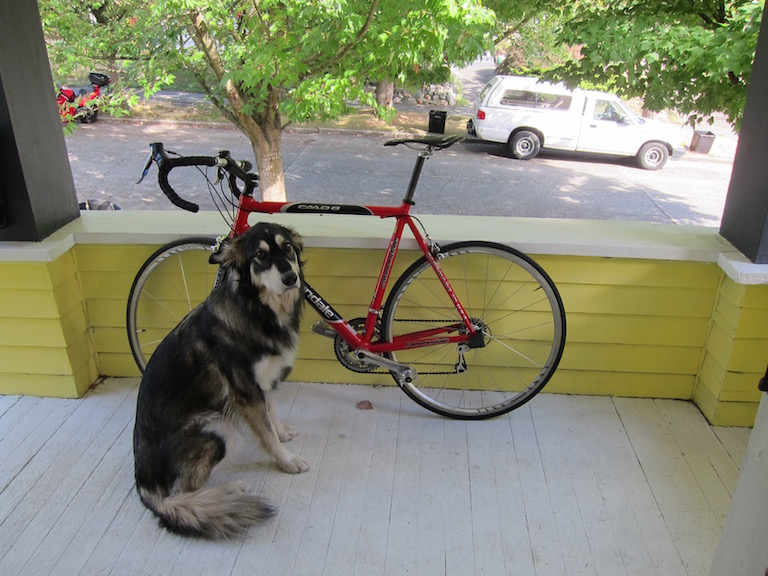
#> input picture darknet/build/darknet/x64/data/dog.jpg, 768 x 576 px; its folder holds only this picture in this run
$ python -i slice_ims.py   (imports and definitions only)   (older library calls are emulated)
#> lines starting #> are read from the running program, lines starting #| are printed output that depends on the picture; after the words box and inside, x2 and y2 are one past the last pixel; in counts of white or black regions, pixels touching at a corner belong together
import os

import cv2
import skimage.io
import time
import shutil


# [61 lines left out: function split_test_im, not called in this run]


def slice_im(image_path, out_name, out_dir, sliceHeight=256, sliceWidth=256,
             zero_frac_thresh=0.2, overlap=0.2, slice_sep='|',
             out_ext='.png', verbose=False):

    """
    Slice a large image into smaller windows

    Arguments
    ---------
    image_path : str
        Location of image to slice
    out_name : str
        Root name of output files (coordinates will be appended to this)
    out_dir : str
        Output directory
    sliceHeight : int
        Height of each slice.  Defaults to ``256``.
    sliceWidth : int
        Width of each slice.  Defaults to ``256``.
    zero_frac_thresh : float
        Maximum fraction of window that is allowed to be zeros or null.
        Defaults to ``0.2``.
    overlap : float
        Fractional overlap of each window (e.g. an overlap of 0.2 for a window
        of size 256 yields an overlap of 51 pixels).
        Default to ``0.2``.
    slice_sep : str
        Character used to separate outname from coordinates in the saved
        windows.  Defaults to ``|``
    out_ext : str
        Extension of saved images.  Defaults to ``.png``.
    verbose : boolean
        Switch to print relevant values to screen.  Defaults to ``False``

    Returns
    -------
    None
    """
#> called with out_name = 'out.png', out_dir = 'out1.png', sliceHeight = 256, sliceWidth = 256, zero_frac_thresh = 0.2, overlap = 0.2, slice_sep = '|', out_ext = '.png'

    use_cv2 = True
    # read in image, cv2 fails on large files
    print("Read in image:", image_path)
    try:
        # convert to rgb (cv2 reads in bgr)
        img_cv2 = cv2.imread(image_path, 1)
#> img_cv2 is the input picture: shape (576, 768, 3); mean B, G, R 114.1, 135.7, 134.4
        # print ("img_cv2.shape:", img_cv2.shape)
        image0 = cv2.cvtColor(img_cv2, cv2.COLOR_BGR2RGB)
    except:
        image0 = skimage.io.imread(
            image_path, as_grey=False).astype(np.uint8)  # [::-1]
        use_cv2 = False
    print("image.shape:", image0.shape)
#| image.shape: (576, 768, 3)
    # image0 = cv2.imread(image_path, 1)  # color

    if len(out_ext) == 0:
        ext = '.' + image_path.split('.')[-1]
    else:
        ext = out_ext

    win_h, win_w = image0.shape[:2]
#> win_h = 576; win_w = 768

    # if slice sizes are large than image, pad the edges
    pad = 0
    if sliceHeight > win_h:
        pad = sliceHeight - win_h
    if sliceWidth > win_w:
        pad = max(pad, sliceWidth - win_w)
    # pad the edge of the image with black pixels
    if pad > 0:
        border_color = (0, 0, 0)
        image0 = cv2.copyMakeBorder(image0, pad, pad, pad, pad,
                                    cv2.BORDER_CONSTANT, value=border_color)

    win_size = sliceHeight*sliceWidth

    t0 = time.time()
    n_ims = 0
    n_ims_nonull = 0
    dx = int((1. - overlap) * sliceWidth)
    dy = int((1. - overlap) * sliceHeight)

    # for y0 in xrange(0, image0.shape[0], dy):#sliceHeight):
    #    for x0 in xrange(0, image0.shape[1], dx):#sliceWidth):
    for y0 in range(0, image0.shape[0], dy):  # sliceHeight):
        for x0 in range(0, image0.shape[1], dx):  # sliceWidth):
            n_ims += 1

            if (n_ims % 50) == 0:
                print(n_ims)

            # make sure we don't have a tiny image on the edge
            if y0+sliceHeight > image0.shape[0]:
                y = image0.shape[0] - sliceHeight
            else:
                y = y0
            if x0+sliceWidth > image0.shape[1]:
                x = image0.shape[1] - sliceWidth
            else:
                x = x0

            # extract image
            window_c = image0[y:y + sliceHeight, x:x + sliceWidth]
            # get black and white image
            if use_cv2:
                window = cv2.cvtColor(window_c, cv2.COLOR_BGR2GRAY)
            else:
                window = cv2.cvtColor(window_c, cv2.COLOR_RGB2GRAY)

            # find threshold that's not black
            # https://opencv-python-tutroals.readthedocs.org/en/latest/py_tutorials/py_imgproc/py_thresholding/py_thresholding.html?highlight=threshold
            ret, thresh1 = cv2.threshold(window, 2, 255, cv2.THRESH_BINARY)
            non_zero_counts = cv2.countNonZero(thresh1)
            zero_counts = win_size - non_zero_counts
            zero_frac = float(zero_counts) / win_size
            # print "zero_frac", zero_fra
            # skip if image is mostly empty
            if zero_frac >= zero_frac_thresh:
                if verbose:
                    print("Zero frac too high at:", zero_frac)
                continue
            # else save
            else:
                # outpath = os.path.join(out_dir, out_name + \
                # '|' + str(y) + '_' + str(x) + '_' + str(sliceHeight) + '_' + str(sliceWidth) +\
                # '_' + str(pad) + ext)
                outpath = os.path.join(
                    out_dir,
                    out_name + slice_sep + str(y) + '_' + str(x) + '_'
                    + str(sliceHeight) + '_' + str(sliceWidth)
                    + '_' + str(pad) + '_' + str(win_w) + '_' + str(win_h)
                    + ext)

                # outpath = os.path.join(out_dir, 'slice_' + out_name + \
                # '_' + str(y) + '_' + str(x) + '_' + str(sliceHeight) + '_' + str(sliceWidth) +\
                # '_' + str(pad) + '.jpg')
                if verbose:
                    print("outpath:", outpath)
                # if large image, convert to bgr prior to saving
                if not use_cv2:
                    skimage.io.imsave(outpath, cv2.cvtColor(window_c, cv2.BGR_RGB))
                else:
                    cv2.imwrite(outpath, cv2.cvtColor(window_c, cv2.cv2.COLOR_BGR2RGB))
                n_ims_nonull += 1
#> this loop made 3 passes
#> pass 1, in slice_im, `cv2.imwrite(outpath, cv2.cvtColor(window_c, cv2.cv2.COLOR_BGR2RGB))`:
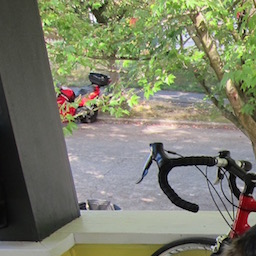
#> saved as out.png|0_0_256_256_0_768_576.png: shape (256, 256, 3); mean B, G, R 106, 125.9, 123.2
#> pass 1, in slice_im, `cv2.imwrite(outpath, cv2.cvtColor(window_c, cv2.cv2.COLOR_BGR2RGB))`:
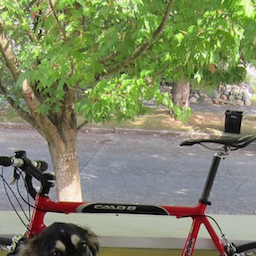
#> saved as out.png|0_204_256_256_0_768_576.png: shape (256, 256, 3); mean B, G, R 100.9, 133.5, 126.9
#> pass 1, in slice_im, `cv2.imwrite(outpath, cv2.cvtColor(window_c, cv2.cv2.COLOR_BGR2RGB))`:
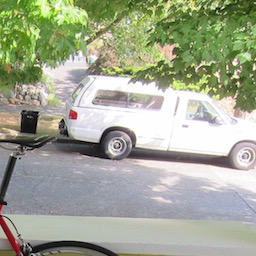
#> saved as out.png|0_408_256_256_0_768_576.png: shape (256, 256, 3); mean B, G, R 147, 167.3, 162
#> pass 1, in slice_im, `cv2.imwrite(outpath, cv2.cvtColor(window_c, cv2.cv2.COLOR_BGR2RGB))`:
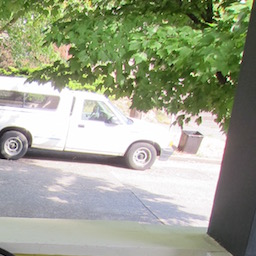
#> saved as out.png|0_512_256_256_0_768_576.png: shape (256, 256, 3); mean B, G, R 141.6, 162.9, 157
#> after the loop:
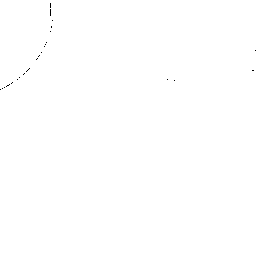
#> thresh1: shape (256, 256); 99.9% white; black in thin lines or dots, all inside (x1, y1, x2, y2) = (0, 3, 256, 90)
#> after the loop:
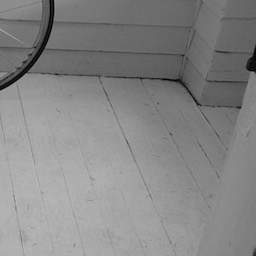
#> window: shape (256, 256); min 0, max 185, mean 134.1
#> after the loop:
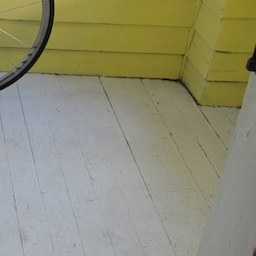
#> window_c: shape (256, 256, 3); mean R, G, B 143, 141.8, 115.8
#> after the loop, n_ims = 12; n_ims_nonull = 12

    print("Num slices:", n_ims, "Num non-null slices:", n_ims_nonull,
          "sliceHeight", sliceHeight, "sliceWidth", sliceWidth)
#| Num slices: 12 Num non-null slices: 12 sliceHeight 256 sliceWidth 256
    print("Time to slice", image_path, time.time()-t0, "seconds")

    return

>>> result = slice_im('../../../darknet/build/darknet/x64/data/dog.jpg', 'out.png', 'out1.png')

$ run again, on darknet/build/darknet/x64/data/eagle.jpg
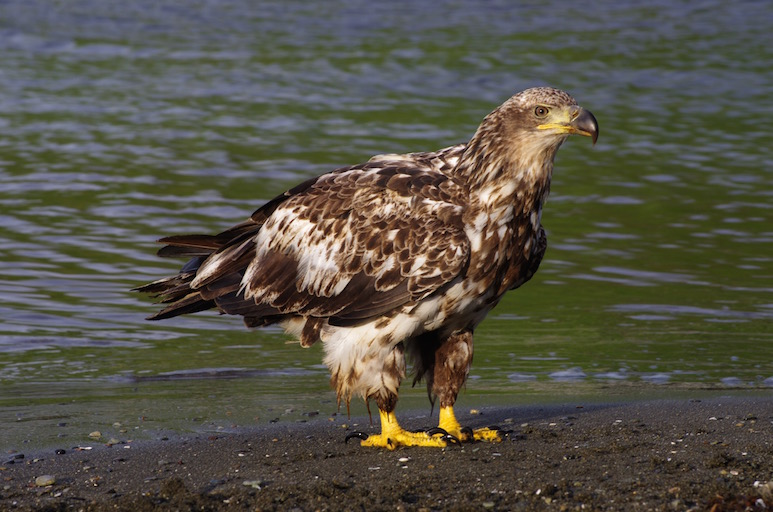
#> input picture darknet/build/darknet/x64/data/eagle.jpg, 773 x 512 px
#> in slice_im, img_cv2 is the input picture: shape (512, 773, 3); mean B, G, R 70.8, 82, 85.2
#| image.shape: (512, 773, 3)
#> after the loop in slice_im, `for y0 in range(0, image0.shape[0], dy):`:
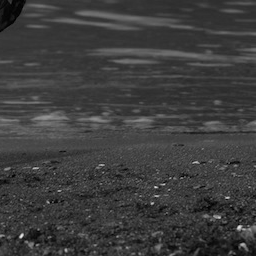
#> window: shape (256, 256); min 0, max 236, mean 61.1
#> after the loop in slice_im, `for y0 in range(0, image0.shape[0], dy):`:
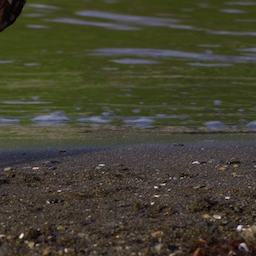
#> window_c: shape (256, 256, 3); mean R, G, B 67.9, 66, 49
#> after the loop in slice_im, `for y0 in range(0, image0.shape[0], dy):`: n_ims = 12
#| Num slices: 12 Num non-null slices: 12 sliceHeight 256 sliceWidth 256

$ run again, on darknet/build/darknet/x64/data/giraffe.jpg
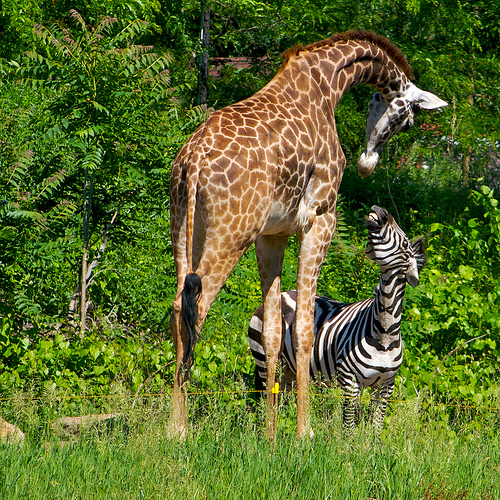
#> input picture darknet/build/darknet/x64/data/giraffe.jpg, 500 x 500 px
#> in slice_im, img_cv2 is the input picture: shape (500, 500, 3); mean B, G, R 42.3, 107.9, 91.8
#| image.shape: (500, 500, 3)
#> after the loop in slice_im, `for y0 in range(0, image0.shape[0], dy):`:
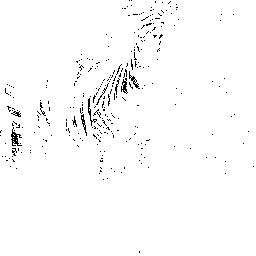
#> thresh1: shape (256, 256); 98.3% white; black in thin lines or dots
#> after the loop in slice_im, `for y0 in range(0, image0.shape[0], dy):`:
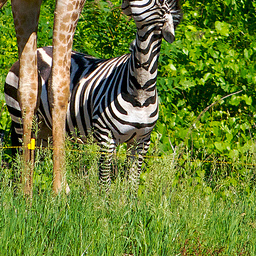
#> window_c: shape (256, 256, 3); mean R, G, B 107.4, 125.7, 52.3
#> after the loop in slice_im, `for y0 in range(0, image0.shape[0], dy):`: n_ims = 9
#| Num slices: 9 Num non-null slices: 9 sliceHeight 256 sliceWidth 256

$ run again, on darknet/build/darknet/x64/data/horses.jpg
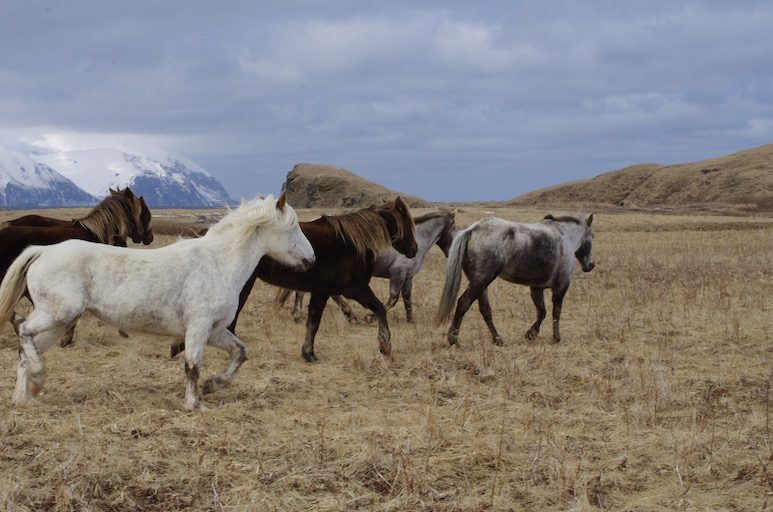
#> input picture darknet/build/darknet/x64/data/horses.jpg, 773 x 512 px
#> in slice_im, img_cv2 is the input picture: shape (512, 773, 3); mean B, G, R 125.2, 128.2, 133.3
#| image.shape: (512, 773, 3)
#> after the loop in slice_im, `for y0 in range(0, image0.shape[0], dy):`:
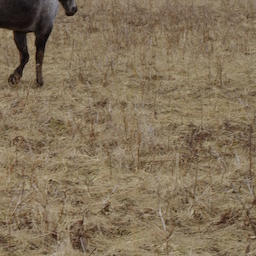
#> window_c: shape (256, 256, 3); mean R, G, B 131, 113.7, 89.1
#> after the loop in slice_im, `for y0 in range(0, image0.shape[0], dy):`: n_ims = 12
#| Num slices: 12 Num non-null slices: 12 sliceHeight 256 sliceWidth 256
